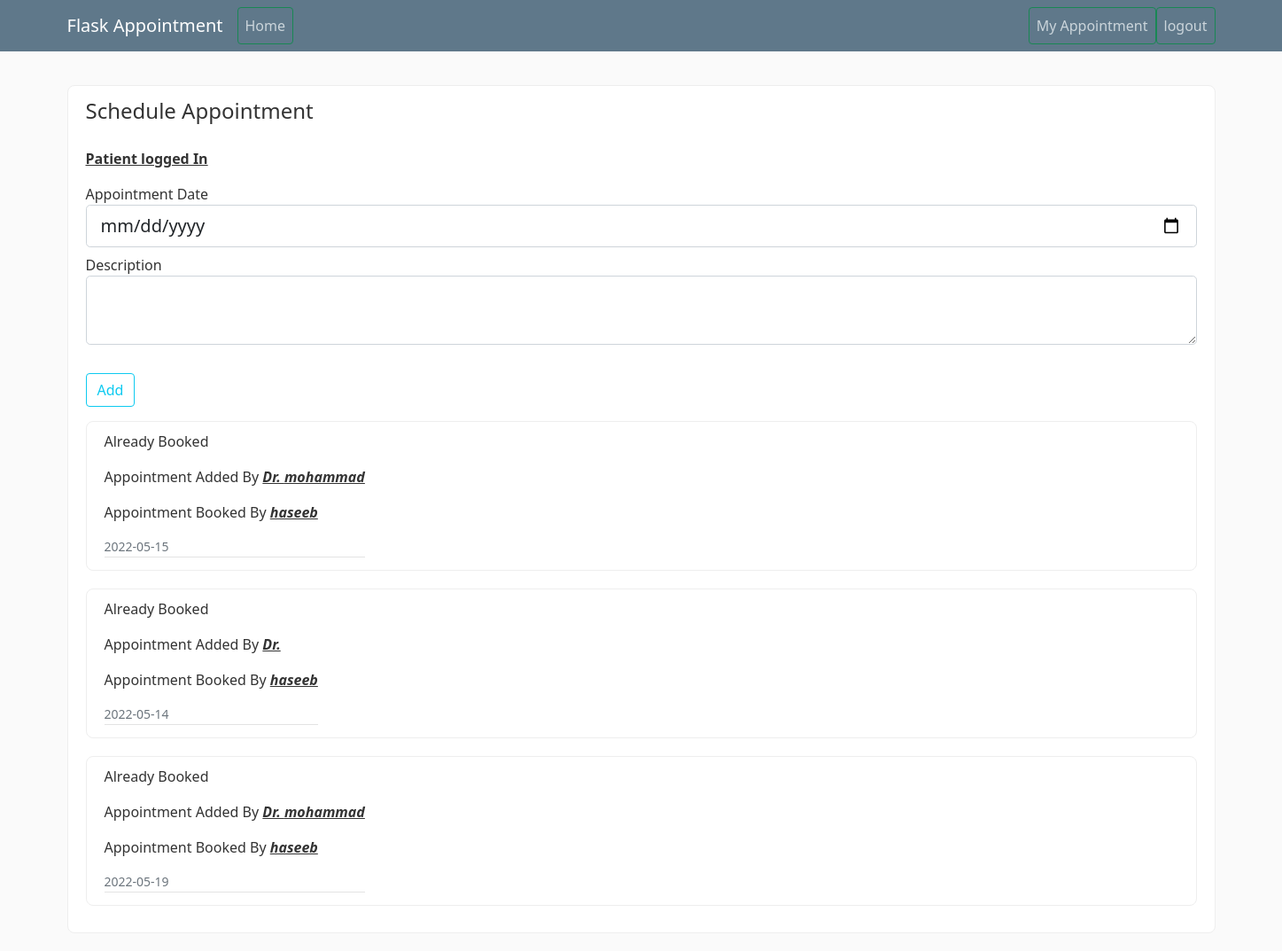
The page /appointment/new (signed in) on the database as committed earlier.
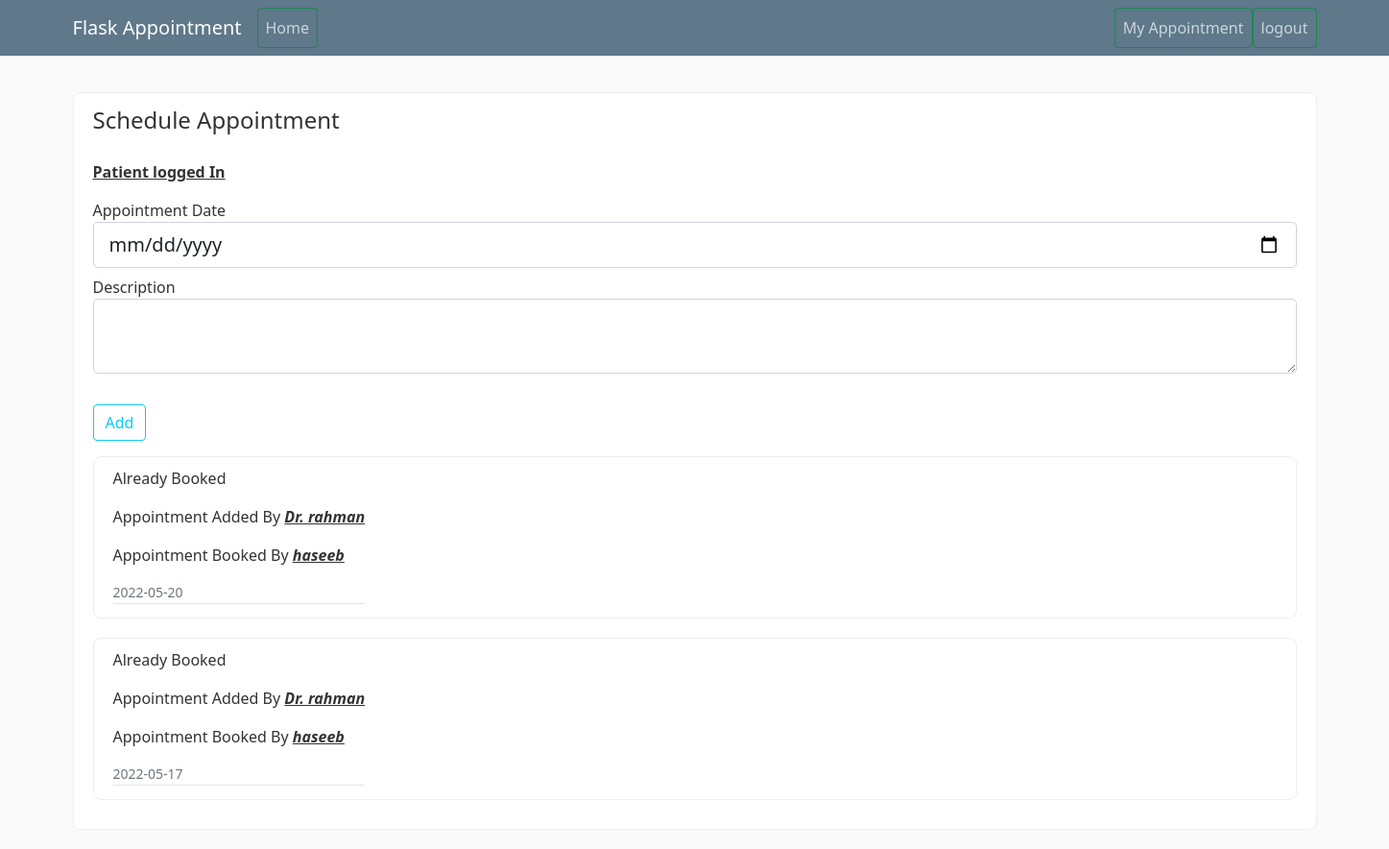
The same page on the database as committed later.
### appointment_system/models.py (models this page shows, shortened)
class Appointment(db.Model):
    id = db.Column(db.Integer, primary_key=True)
    date= db.Column(db.Date)
    schedule_id = db.Column(db.Integer, db.ForeignKey('schedule.id'))
    description = db.Column(db.String(100), nullable=False)
    doctor_id = db.Column(db.Integer, db.ForeignKey('doctor.id'), nullable=True)
    patient_id = db.Column(db.Integer, db.ForeignKey('patient.id'), nullable=True)

class Doctor(db.Model):
    id = db.Column(db.Integer, primary_key=True)
    name = db.Column(db.String(20), unique=True, nullable=False)
    email = db.Column(db.String(120), unique=True, nullable=False)
    specialization = db.Column(db.String(120), nullable=False)
    appointment = db.relationship('Appointment', backref='doctor', lazy=True)
    user_id = db.Column(db.Integer, db.ForeignKey('user.id'))
    is_approved = db.Column(db.Boolean, nullable=False, default=False)
    schedule = db.relationship('Schedule', backref='doctor')

class Patient(db.Model):
    id = db.Column(db.Integer, primary_key=True)
    name = db.Column(db.String(20), unique=True, nullable=False)
    email = db.Column(db.String(120), unique=True, nullable=False)
    appointment = db.relationship('Appointment', backref='patient', lazy=True)
    user_id = db.Column(db.Integer, db.ForeignKey('user.id'))

### appointment_system/routes.py (the view, shortened to what this page needs)
@app.route("/appointment/new", methods=['GET', 'POST'])
@login_required
def create_appointment():
    appointments = Appointment.query.filter(Appointment.id>0).order_by(Appointment.id.desc())
    print("---",appointments)
    form = AppointmentForm()
    return render_template('create_appointment.html', title='New Appointment',
        form=form, legend='Create Appointment', appointments=appointments)

### appointment_system/forms.py
class AppointmentForm(FlaskForm):
    date = DateField('Appointment Date')
    description = TextAreaField('Description', validators=[DataRequired()])
    submit = SubmitField('Add')

### appointment_system/models.py (called while the page is built)
@login_manager.user_loader
def load_user(user_id):
    return User.query.get(int(user_id))

### appointment_system/templates/create_appointment.html (shortened to what this page needs)
{% extends "layout.html" %}
{% block content %}
<div class="content-section">
    <form action="" method="post">
        <fieldset class="form-group">
            <legend class="border-bottm mb-4"> Schedule Appointment</legend>
        {% if current_user.role == "doctor" %}
            <p><b><u>Doctor logged In</u></b></p>
        {% elif current_user.role =="patient" %}
            <p><b><u>Patient logged In</u></b></p>
        {% else %}
            <p>Admin logged In</p>
        {% endif %}
            <div class="form-group mb-2">
                {{ form.date.label(class="form-control-label") }}
                {% if form.date.errors %}
                {{ form.date(class="form-control form-control-lg is-invalid") }}
                <div class="invalid-feedback">
                    {% for error in form.date.errors %}
                    <span>
                        {{ error }}
                    </span>
                    {% endfor %}
                </div>
                {% else %}
                {{ form.date(class="form-control form-control-lg") }}
                {% endif %}
            </div>
            <div class="form-group mb-2">
                {{ form.description.label(class="form-control-label") }}
                {% if form.description.errors %}
                {{ form.description(class="form-control form-control-lg is-invalid") }}
                <div class="invalid-feedback">
                    {% for error in form.description.errors %}
                    <span>
                        {{ error }}
                    </span>
                    {% endfor %}
                </div>
                {% else %}
                {{ form.description(class="form-control form-control-lg") }}
                {% endif %}
            </div>
        </fieldset>
        <div class="form-group">
            {{ form.submit(class="btn btn-outline-info mt-2") }}
        </div>
    </form>
    {% for appointment in appointments %}
    <article class="media content-section d-flex flex-row">
        <div class="media-body">
            <div class="article-metadata">
                {% if (appointment.patient_id == None) %}
                    <p>available</p>
                   <p>Appointment Added By <b><i><u>Dr. {{appointment.doctor.name}}</u></i></b></p>
                {% else %}
                    <p>Already Booked</p>
                    <p>Appointment Added By <b><i><u>Dr. {{appointment.doctor.name}}</u></i></b></p>
                    <p>Appointment Booked By <b><i><u>{{appointment.patient.name}}</u></i></b></p>
                {% endif %}
                <small class="text-muted">{{ appointment.date.strftime('%Y-%m-%d') }}</small>
            </div>
        </div>
    </article>
    {% endfor %}
</div>
{% endblock %}

Rows that differ between the two databases and show on the page:
removed Appointment: doctor.name "mohammad", patient.name "haseeb", date "2022-05-15"
changed Appointment (number 1 of 2 on the later page): doctor.name (not shown) → "rahman"; date "2022-05-14" → "2022-05-20"
changed Appointment (number 2 of 2 on the later page): doctor.name "mohammad" → "rahman"; date "2022-05-19" → "2022-05-17"
